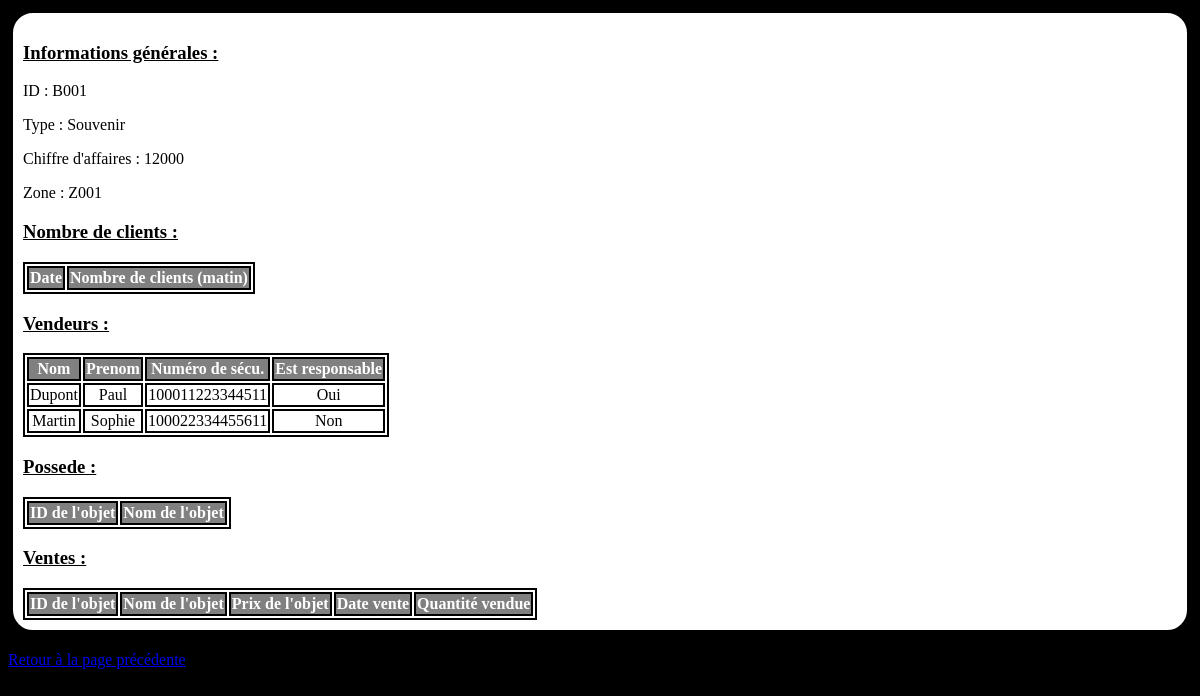
The app's page /public_html/man_bout_info.php?info=B001 with its own data.
### tables this page shows
CREATE TABLE Boutique (
	id_bout varchar(50) NOT NULL,
  	type_bout varchar(50) DEFAULT NULL,
  	CA_bout float DEFAULT 0,
  	id_Zone varchar(50) NOT NULL,
  	CONSTRAINT fk_boutique FOREIGN KEY(id_Zone) references Zone(id_Zone),
  	CONSTRAINT pk_boutique PRIMARY KEY(id_bout)
);

CREATE TABLE Gere (
	Numero_SS_P varchar(15) NOT NULL,
	id_bout varchar(50) NOT NULL,
	estResponsable bool DEFAULT FALSE,
	CONSTRAINT fk_gere_SS FOREIGN KEY(Numero_SS_P) REFERENCES Personnel(Numero_SS_P),
	CONSTRAINT fk_gere_bout FOREIGN KEY(id_bout) REFERENCES Boutique(id_bout),
	CONSTRAINT pk_gere PRIMARY KEY(Numero_SS_P, id_bout)
);

CREATE TABLE Personnel (
	Numero_SS_P varchar(15) NOT NULL,
  	Type_P varchar(50) NOT NULL,
  	Nom_P varchar(50) NOT NULL,
  	Prenom_P varchar(50) NOT NULL,
  	Naissance_P date NOT NULL,
  	Mot_de_passe_P varchar(32) DEFAULT NULL,
  	CONSTRAINT pk_personnel PRIMARY KEY(Numero_SS_P)
);

### public_html/man_bout_info.php (the view, shortened to what this page needs)
<html>
    <head> <meta charset='utf-8'>
	<link rel='stylesheet' href='login.css'>
    </head>
    <body>
        <?php
        $info=$_GET['info'];
        $idcom=connex('myparam');
        if (preg_match('/^M.*$/', $info)) {
            $r1="SELECT * FROM Manege WHERE id_m='$info'";
            $r2="SELECT date_cli_M, nb_cli_M_matin, nb_cli_M_soir FROM Clients_Manege WHERE id_M='$info'";
            $r3="SELECT Nom_P, Prenom_P, P.Numero_SS_P, date_deb_gere, date_fin_gere FROM Personnel P, Gere_Manege G WHERE P.Numero_SS_P=G.Numero_SS_P AND id_M='$info'";
            $r4="SELECT Nom_P, Prenom_P, P.Numero_SS_P, date_deb_remp, date_fin_remp FROM Personnel P, Remplacant_Manege R WHERE  P.Numero_SS_P=R.Numero_SS_P AND id_M='$info'";
            $r5="SELECT Nom_P, Prenom_P, M.id_piece, nom_piece, date_maintenance, date_fin_maintenance FROM Personnel P, Pieces Pi, Maintenance M WHERE P.Numero_SS_P=M.Numero_SS_P AND Pi.id_piece=M.id_piece AND id_M='$info'";
            $info_man=@mysqli_query($idcom, $r1);
            $nb_cli=@mysqli_query($idcom, $r2);
            $gere=@mysqli_query($idcom, $r3);
            $remplace=@mysqli_query($idcom, $r4);
            $maintenance=@mysqli_query($idcom, $r5);
            $row=mysqli_fetch_array($info_man);
            ?>
            <div class='container'>
                <h3> Informations générales :</h3>
                <p>ID : <?php echo $row[0];?></p>
                <p>Nom : <?php echo $row[1];?></p>
                <p>Description : <?php echo $row[2];?></p>
                <p>Taille : <?php echo $row[3];?></p>
                <p>Zone : <?php echo $row[4];?></p>
                <p>Famille : <?php echo $row[5];?></p>
                <h3> Nombre de clients : </h3>
                <table>
                    <tr><th>Date</th><th>Nombre de clients (matin)</th><th>Nombre de clients (soir)</th></tr>
                    <?php
                        while ($row2=mysqli_fetch_array($nb_cli)) {
                            echo "<tr><td>".$row2[0]."</td><td>".$row2[1]."</td><td>".$row2[2]."</td></tr>";
                        }
                    ?>
                </table>
                <h3>Gérant : </h3>
                <table>
                    <tr><th>Nom</th><th>Prénom</th><th>Numéro de sécu.</th><th>Date de début</th><th>Date de fin</th></tr>
                    <?php
                        while ($row2=mysqli_fetch_array($gere)) {
                            echo "<tr><td>".$row2[0]."</td><td>".$row2[1]."</td><td>".$row2[2]."</td><td>".$row2[3]."</td><td>".$row2[4]."</td></tr>";
                        }
                    ?>
                </table>
                <h3>Remplaçant : </h3>
                <table>
                    <tr><th>Nom</th><th>Prénom</th><th>Numéro de sécu.</th><th>Date de début</th><th>Date de fin</th></tr>
                    <?php
                        while ($row2=mysqli_fetch_array($remplace)) {
                            echo "<tr><td>".$row2[0]."</td><td>".$row2[1]."</td><td>".$row2[2]."</td><td>".$row2[3]."</td><td>".$row2[4]."</td></tr>";
                        }
                    ?>
                </table>
                <h3>Maintenance : </h3>
                <table>
                    <tr><th>Nom</th><th>Prénom</th><th>ID Pièce</th><th>Nom Pièce</th><th>Date</th><th>Date fin maintenance</th></tr>
                    <?php
                        while ($row2=mysqli_fetch_array($maintenance)) {
                            echo "<tr><td>".$row2[0]."</td><td>".$row2[1]."</td><td>".$row2[2]."</td><td>".$row2[3]."</td><td>".$row2[4]."</td><td>".$row2[5]."</td></tr>";
                        }
                    ?>
                </table>
            </div>
        <?php
        }
        else {
            $r1="SELECT * FROM Boutique WHERE id_bout='$info'";
            $r3="SELECT Nom_P, Prenom_P, P.Numero_SS_P, estResponsable FROM Gere g, Personnel p WHERE p.Numero_SS_P=g.Numero_SS_P AND id_bout='$info'";
            $info_bout=@mysqli_query($idcom, $r1);
            $vendeurs=@mysqli_query($idcom, $r3);
            $row=mysqli_fetch_array($info_bout);
            ?>
            <div class='container'>
                <h3> Informations générales :</h3>
                <p>ID : <?php echo $row[0];?></p>
                <p>Type : <?php echo $row[1];?></p>
                <p>Chiffre d'affaires : <?php echo $row[2];?></p>
                <p>Zone : <?php echo $row[3];?></p>
                <h3> Nombre de clients : </h3>
                <table>
                    <tr><th>Date</th><th>Nombre de clients (matin)</th></tr>
                </table>
                <h3> Vendeurs : </h3>
                <table>
                    <tr><th>Nom</th><th>Prenom</th><th>Numéro de sécu.</th><th>Est responsable</th></tr>
                    <?php
                        while ($row2=mysqli_fetch_array($vendeurs)) {
                            echo "<tr><td>".$row2[0]."</td><td>".$row2[1]."</td><td>".$row2[2]."</td><td>".(($row2[3]) ? "Oui" : "Non")."</td></tr>";
                        }
                    ?>
                </table>
                <h3> Possede : </h3>
                <table>
                    <tr><th>ID de l'objet</th><th>Nom de l'objet</th></tr>
                </table>
                <h3> Ventes : </h3>
                <table>
                    <tr><th>ID de l'objet</th><th>Nom de l'objet</th><th>Prix de l'objet</th><th>Date vente</th><th>Quantité vendue</th></tr>
                </table>
            </div>
            <?php
        }
        ?>
        <p> <a href='login.php'> Retour à la page précédente </a> </p>
    </body>
</html>

### public_html/login.css (style rules this page uses)
body { background-color: black; color: white; }
.container { border: 5px solid black; border-radius: 25px; margin-top: 5px; padding-left: 10px; padding-right: 10px; padding-bottom: 10px; padding-top: 10px; background-color: white; color: black; }
h3 { text-decoration: underline; }
table { border: 2px solid black; }
td { border: 2px solid black; text-align: center; color: black; }
th { border: 2px solid black; background-color: gray; color: white; text-align: center; }

### records on screen
boutique: id_bout "B001", type_bout "Souvenir", CA_bout "12000", id_Zone "Z001"
gere: Numero_SS_P.Nom_P "Dupont", Numero_SS_P.Prenom_P "Paul", Numero_SS_P.Numero_SS_P "100011223344511", estResponsable "Oui"
gere: Numero_SS_P.Nom_P "Martin", Numero_SS_P.Prenom_P "Sophie", Numero_SS_P.Numero_SS_P "100022334455611", estResponsable "Non"
